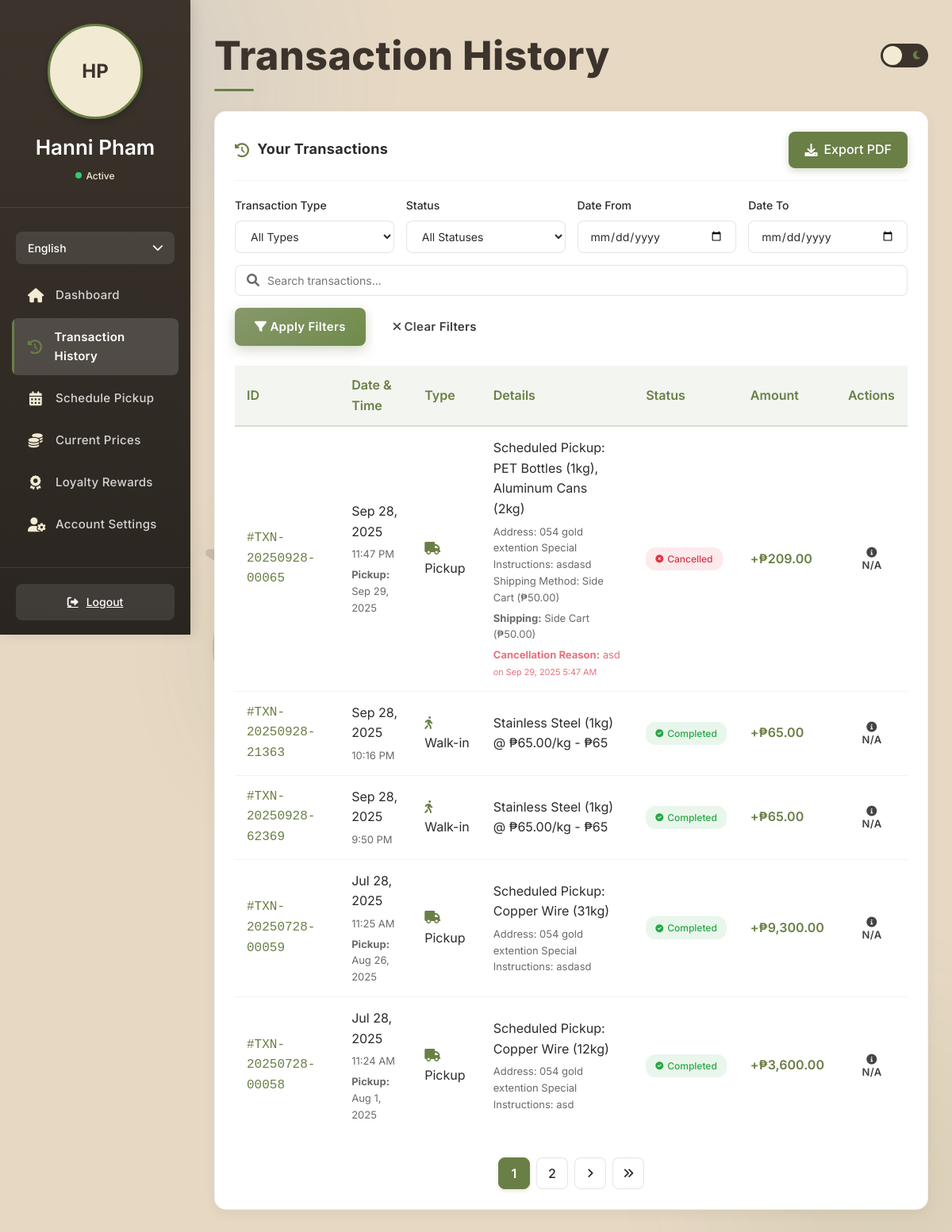
Before: /Customer-portal/transaction.php (signed in) with the older database file.
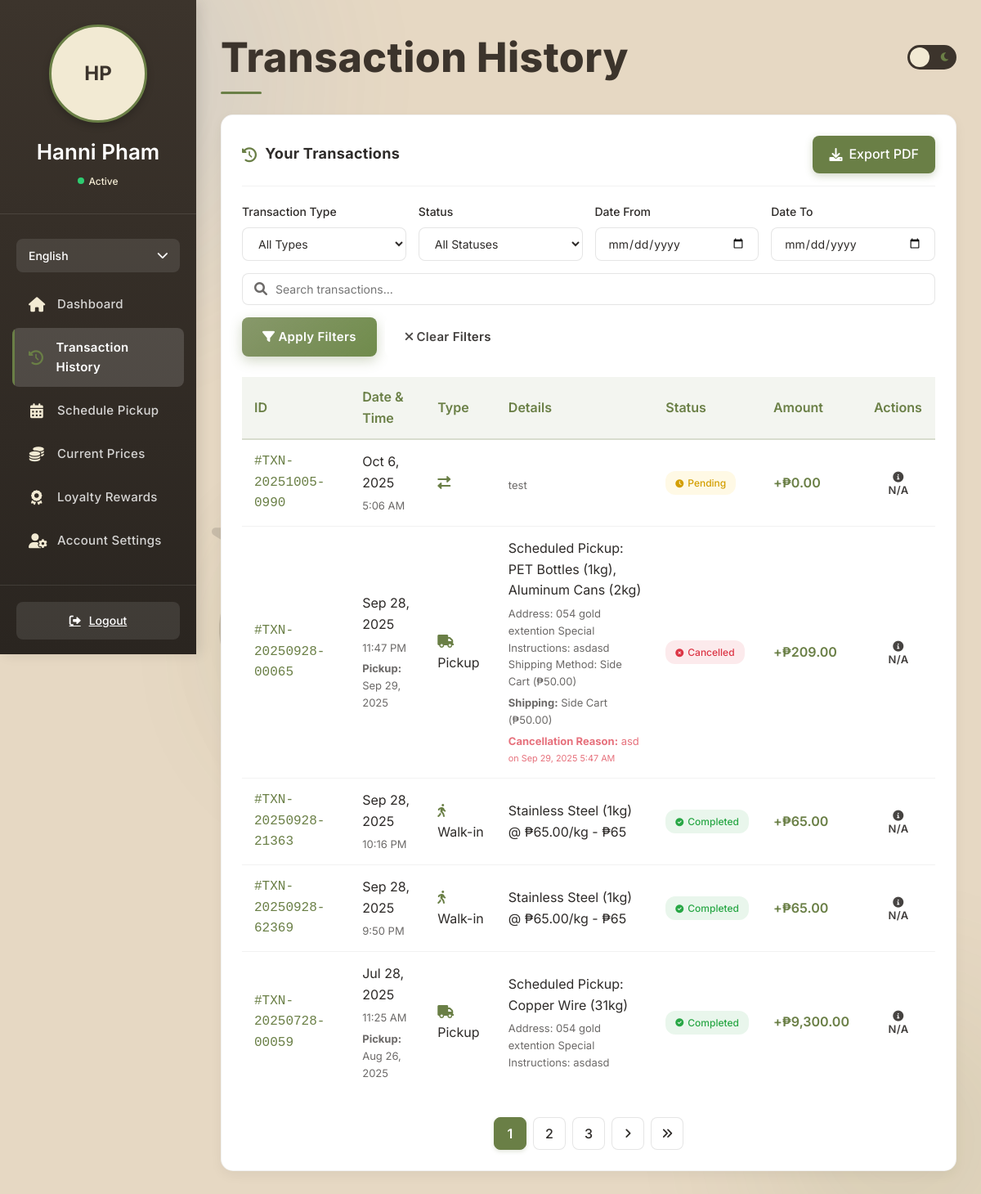
After: the same page with the newer database file.
### tables this page shows
CREATE TABLE `transactions` (
  `id` int(11) NOT NULL AUTO_INCREMENT,
  `transaction_id` varchar(20) NOT NULL,
  `user_id` int(11) DEFAULT NULL,
  `created_by` int(11) DEFAULT NULL,
  `name` varchar(100) NOT NULL,
  `transaction_type` enum('Pickup','Walk-in','Loyalty') NOT NULL,
  `type` enum('Purchase','Sale') NOT NULL DEFAULT 'Sale',
  `transaction_date` date NOT NULL,
  `transaction_time` time NOT NULL,
  `item_details` text NOT NULL,
  `additional_info` text DEFAULT NULL,
  `status` enum('Completed','Pending','Cancelled') DEFAULT 'Pending',
  `cancel_reason` text DEFAULT NULL,
  `cancelled_at` datetime DEFAULT NULL,
  `amount` decimal(10,2) NOT NULL,
  `created_at` timestamp NOT NULL DEFAULT current_timestamp(),
  `points_earned` int(11) DEFAULT 0,
  `points_redeemed` int(11) DEFAULT 0,
  `pickup_date` date DEFAULT NULL,
  `time_slot` varchar(50) DEFAULT NULL,
  `shipping_method` varchar(255) DEFAULT NULL,
  `shipping_fee` decimal(10,2) DEFAULT NULL,
  PRIMARY KEY (`id`),
  UNIQUE KEY `transaction_id` (`transaction_id`),
  KEY `user_id` (`user_id`)
);

CREATE TABLE `shipping_methods` (
  `id` int(11) NOT NULL AUTO_INCREMENT,
  `name` varchar(50) NOT NULL,
  `description` varchar(255) NOT NULL,
  `rate` decimal(10,2) NOT NULL,
  `max_weight` decimal(10,2) NOT NULL,
  `is_active` tinyint(1) NOT NULL DEFAULT 1,
  `created_at` timestamp NOT NULL DEFAULT current_timestamp(),
  `updated_at` timestamp NOT NULL DEFAULT current_timestamp() ON UPDATE current_timestamp(),
  PRIMARY KEY (`id`)
);

CREATE TABLE `pickups` (
  `id` int(11) NOT NULL AUTO_INCREMENT,
  `user_id` int(11) DEFAULT NULL,
  `pickup_date` date NOT NULL,
  `time_slot` varchar(50) NOT NULL,
  `address` text DEFAULT NULL,
  `special_instructions` text DEFAULT NULL,
  `estimated_value` decimal(10,2) DEFAULT NULL,
  `status` enum('Scheduled','Completed','Cancelled') DEFAULT 'Scheduled',
  `shipping_method` varchar(255) DEFAULT NULL,
  `shipping_fee` decimal(10,2) DEFAULT NULL,
  `created_at` timestamp NOT NULL DEFAULT current_timestamp(),
  `is_free_pickup` tinyint(1) DEFAULT 0,
  `reward_redemption_id` int(11) DEFAULT NULL,
  PRIMARY KEY (`id`),
  KEY `fk_pickups_user` (`user_id`),
  KEY `reward_redemption_id` (`reward_redemption_id`)
);

### Customer-portal/transaction.php (the view, shortened to what the changed rows need)
<?php
require_once 'db_connection.php';
$language = 'en';
$t = $translations[$language];
$user_id = $_SESSION['user_id'];
$transactions_per_page = 5;
$current_page = isset($_GET['page']) ? (int)$_GET['page'] : 1;
$offset = ($current_page - 1) * $transactions_per_page;
$sql = "SELECT t.*, p.shipping_method as shipping_method_id, p.shipping_fee, sm.name as shipping_method_name
        FROM transactions t
        LEFT JOIN pickups p ON t.pickup_date = p.pickup_date AND t.time_slot = p.time_slot AND t.user_id = p.user_id
        LEFT JOIN shipping_methods sm ON p.shipping_method = sm.id
        WHERE t.user_id = ?";
$params = array($user_id);
$types = "i";
$sql .= " ORDER BY t.transaction_date DESC, t.transaction_time DESC";
$count_sql = $sql;
$count_stmt = mysqli_prepare($conn, $count_sql);
mysqli_stmt_bind_param($count_stmt, $types, ...$params);
if (!mysqli_stmt_execute($count_stmt)) {
    die("Error executing count statement: " . mysqli_stmt_error($count_stmt));
}
$count_result = mysqli_stmt_get_result($count_stmt);
$total_transactions = mysqli_num_rows($count_result);
$total_pages = ceil($total_transactions / $transactions_per_page);
$sql .= " LIMIT ? OFFSET ?";
$params[] = $transactions_per_page;
$params[] = $offset;
$types .= "ii";
$stmt = mysqli_prepare($conn, $sql);
mysqli_stmt_bind_param($stmt, $types, ...$params);
if (!mysqli_stmt_execute($stmt)) {
    die("Error executing statement: " . mysqli_stmt_error($stmt));
}
$result = mysqli_stmt_get_result($stmt);
function formatTransactionDetails($transaction) {
    $details = '';
    if ($transaction['transaction_type'] === 'Pickup') {
        $details = $transaction['item_details'];
    } else {
        $item_details = $transaction['item_details'];
        $items = json_decode($item_details, true);
        if (json_last_error() === JSON_ERROR_NONE && is_array($items)) {
            foreach ($items as $item) {
                if (isset($item['material']) && isset($item['quantity'])) {
                    $details .= "{$item['material']} ({$item['quantity']}kg)";
                    if (isset($item['price_per_kg'])) {
                        $details .= " @ ₱{$item['price_per_kg']}/kg";
                    }
                    if (isset($item['total'])) {
                        $details .= " - ₱{$item['total']}";
                    }
                    $details .= "\n";
                }
            }
        } else {
            $details = $item_details;
        }
    }
    return $details;
}
?>
<!DOCTYPE html>
<html lang="en">
<head>
    <link rel="stylesheet" href="https://cdnjs.cloudflare.com/ajax/libs/font-awesome/6.0.0-beta3/css/all.min.css">
</head>
<body>
    <div class="main-content">
        <div class="header">
            <h1 class="page-title"><?php echo $t['transaction_history']; ?></h1>
        </div>
        <div class="dashboard-card">
            <div style="overflow-x: auto;">
                <table class="transaction-table">
                    <thead>
                        <tr>
                            <th><?php echo $t['id']; ?></th>
                            <th><?php echo $t['date_time']; ?></th>
                            <th><?php echo $t['type']; ?></th>
                            <th><?php echo $t['details']; ?></th>
                            <th><?php echo $t['status']; ?></th>
                            <th><?php echo $t['amount']; ?></th>
                            <th><?php echo $t['actions']; ?></th>
                        </tr>
                    </thead>
                    <tbody>
                        <?php if (mysqli_num_rows($result) > 0): ?>
                            <?php while ($transaction = mysqli_fetch_assoc($result)): ?>
                                <tr>
                                    <td class="transaction-id">#<?php echo htmlspecialchars($transaction['transaction_id']); ?></td>
                                    <td>
                                        <?php echo date('M j, Y', strtotime($transaction['transaction_date'])); ?>
                                        <div class="transaction-items">
                                            <?php echo date('g:i A', strtotime($transaction['transaction_time'])); ?>
                                        </div>
                                        <?php if ($transaction['transaction_type'] == 'Pickup' && isset($transaction['pickup_date'])): ?>
                                            <div class="transaction-items">
                                                <strong><?php echo $t['pickup']; ?>:</strong>
                                                <?php echo date('M j, Y', strtotime($transaction['pickup_date'])); ?>
                                            </div>
                                        <?php endif; ?>
                                    </td>
                                    <td>
                                        <?php
                                        $type_icon = '';
                                        switch($transaction['transaction_type']) {
                                            case 'Pickup': $type_icon = 'fa-truck'; break;
                                            case 'Walk-in': $type_icon = 'fa-walking'; break;
                                            default: $type_icon = 'fa-exchange-alt';
                                        }
                                        ?>
                                        <i class="fas <?php echo $type_icon; ?>" style="margin-right: 8px; color: var(--icon-green);"></i>
                                        <?php echo htmlspecialchars($transaction['transaction_type']); ?>
                                    </td>
                                    <td>
                                        <?php
                                        $formatted_details = formatTransactionDetails($transaction);
                                        echo nl2br(htmlspecialchars($formatted_details));
                                        ?>
                                        <?php if (!empty($transaction['additional_info'])): ?>
                                            <div class="transaction-items">
                                                <?php echo htmlspecialchars($transaction['additional_info']); ?>
                                            </div>
                                        <?php endif; ?>
                                        <?php if (!empty($transaction['shipping_method_name'])): ?>
                                            <div class="transaction-items">
                                                <strong><?php echo $t['shipping']; ?>:</strong> <?php echo htmlspecialchars($transaction['shipping_method_name']); ?>
                                                <?php if (!empty($transaction['shipping_fee'])): ?>
                                                    (₱<?php echo number_format($transaction['shipping_fee'], 2); ?>)
                                                <?php endif; ?>
                                            </div>
                                        <?php endif; ?>
                                        <?php if (!empty($transaction['cancel_reason'])): ?>
                                            <div class="transaction-items" style="color: #dc3545;">
                                                <strong><?php echo $t['cancellation_reason']; ?>:</strong> <?php echo htmlspecialchars($transaction['cancel_reason']); ?>
                                                <?php if (!empty($transaction['cancelled_at'])): ?>
                                                    <br><small>on <?php echo date('M j, Y g:i A', strtotime($transaction['cancelled_at'])); ?></small>
                                                <?php endif; ?>
                                            </div>
                                        <?php endif; ?>
                                    </td>
                                    <td>
                                        <?php
                                        $status_class = 'status-' . strtolower($transaction['status']);
                                        $status_icon = '';
                                        switch($transaction['status']) {
                                            case 'Completed': $status_icon = 'fa-check-circle'; break;
                                            case 'Pending': $status_icon = 'fa-clock'; break;
                                            case 'Cancelled': $status_icon = 'fa-times-circle'; break;
                                        }
                                        echo '<span class="transaction-status ' . $status_class . '">' .
                                             '<i class="fas ' . $status_icon . '"></i>' .
                                             htmlspecialchars($transaction['status']) . '</span>';
                                        ?>
                                    </td>
                                    <td class="transaction-amount" style="color: <?php
                                        echo ($transaction['transaction_type'] == 'Loyalty') ? 'var(--sales-orange)' : 'var(--icon-green)';
                                    ?>;">
                                        +₱<?php echo number_format($transaction['amount'], 2); ?>
                                    </td>
                                    <td>
                                        <?php if ($transaction['status'] == 'Pending' && $transaction['transaction_type'] == 'Pickup'): ?>
                                            <button class="btn btn-danger btn-sm cancel-btn"
                                                    data-transaction-id="<?php echo $transaction['transaction_id']; ?>">
                                                <i class="fas fa-times"></i> <?php echo $t['cancel']; ?>
                                            </button>
                                        <?php else: ?>
                                            <button class="btn btn-secondary btn-sm" disabled>
                                                <i class="fas fa-info-circle"></i> N/A
                                            </button>
                                        <?php endif; ?>
                                    </td>
                                </tr>
                            <?php endwhile; ?>
                        <?php endif; ?>
                    </tbody>
                </table>
            </div>
            <?php if ($total_pages > 1): ?>
                <div class="pagination">
                    <?php
                    $start_page = max(1, $current_page - 2);
                    $end_page = min($total_pages, $current_page + 2);
                    for ($i = $start_page; $i <= $end_page; $i++) {
                        $active = ($i == $current_page) ? 'active' : '';
                        echo '<a href="?' . http_build_query(array_merge($_GET, ['page' => $i])) . '" class="page-btn ' . $active . '">' . $i . '</a>';
                    }
                    ?>
                    <?php if ($current_page < $total_pages): ?>
                        <a href="?<?php echo http_build_query(array_merge($_GET, ['page' => $current_page + 1])); ?>" class="page-btn" title="<?php echo $t['next_page']; ?>">
                            <i class="fas fa-angle-right"></i>
                        </a>
                        <a href="?<?php echo http_build_query(array_merge($_GET, ['page' => $total_pages])); ?>" class="page-btn" title="<?php echo $t['last_page']; ?>">
                            <i class="fas fa-angle-double-right"></i>
                        </a>
                    <?php endif; ?>
                </div>
            <?php endif; ?>
        </div>
    </div>
</body>
</html>

Changed rows visible on the page:
no longer on this page (row unchanged): transactions: transaction "TXN-20250728-00058", transaction_date "Jul 28, 2025", transaction_time "11:24 AM", pickup "Pickup", pickup_date "Aug 1, 2025", transaction_type "Pickup", item_details "Scheduled Pickup: Copper Wire (12kg)", additional_info "Address: 054 gold extention Special Instructions: asd", status "Completed", amount "3,600.00", shows "N/A"
added transactions: transaction "TXN-20251005-0990", transaction_date "Oct 6, 2025", transaction_time "5:06 AM", additional_info "test", status "Pending", amount "0.00", transaction_type "N/A"
Other visible differences:
new list line: "3"
